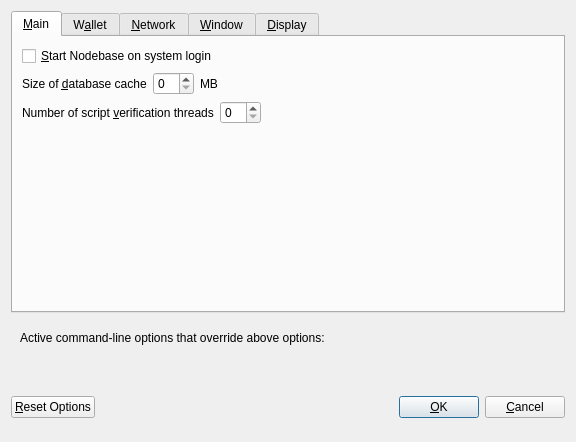
<?xml version="1.0" encoding="UTF-8"?>
<ui version="4.0">
 <class>OptionsDialog</class>
 <widget class="QDialog" name="OptionsDialog">
  <property name="geometry">
   <rect>
    <x>0</x>
    <y>0</y>
    <width>576</width>
    <height>442</height>
   </rect>
  </property>
  <property name="windowTitle">
   <string>Options</string>
  </property>
  <property name="modal">
   <bool>true</bool>
  </property>
  <layout class="QVBoxLayout" name="verticalLayout">
   <item>
    <widget class="QTabWidget" name="tabWidget">
     <property name="currentIndex">
      <number>0</number>
     </property>
     <widget class="QWidget" name="tabMain">
      <attribute name="title">
       <string>&amp;Main</string>
      </attribute>
      <layout class="QVBoxLayout" name="verticalLayout_Main">
       <item>
        <widget class="QCheckBox" name="bitcoinAtStartup">
         <property name="toolTip">
          <string>Automatically start Nodebase after logging in to the system.</string>
         </property>
         <property name="text">
          <string>&amp;Start Nodebase on system login</string>
         </property>
        </widget>
       </item>
       <item>
        <layout class="QHBoxLayout" name="horizontalLayout_2_Main">
         <item>
          <widget class="QLabel" name="databaseCacheLabel">
           <property name="text">
            <string>Size of &amp;database cache</string>
           </property>
           <property name="textFormat">
            <enum>Qt::PlainText</enum>
           </property>
           <property name="buddy">
            <cstring>databaseCache</cstring>
           </property>
          </widget>
         </item>
         <item>
          <widget class="QSpinBox" name="databaseCache"/>
         </item>
         <item>
          <widget class="QLabel" name="databaseCacheUnitLabel">
           <property name="text">
            <string>MB</string>
           </property>
           <property name="textFormat">
            <enum>Qt::PlainText</enum>
           </property>
          </widget>
         </item>
         <item>
          <spacer name="horizontalSpacer_2_Main">
           <property name="orientation">
            <enum>Qt::Horizontal</enum>
           </property>
           <property name="sizeHint" stdset="0">
            <size>
             <width>40</width>
             <height>20</height>
            </size>
           </property>
          </spacer>
         </item>
        </layout>
       </item>
       <item>
        <layout class="QHBoxLayout" name="horizontalLayout_3_Main">
         <item>
          <widget class="QLabel" name="threadsScriptVerifLabel">
           <property name="text">
            <string>Number of script &amp;verification threads</string>
           </property>
           <property name="textFormat">
            <enum>Qt::PlainText</enum>
           </property>
           <property name="buddy">
            <cstring>threadsScriptVerif</cstring>
           </property>
          </widget>
         </item>
         <item>
          <widget class="QSpinBox" name="threadsScriptVerif">
           <property name="toolTip">
            <string>(0 = auto, &lt;0 = leave that many cores free)</string>
           </property>
          </widget>
         </item>
         <item>
          <spacer name="horizontalSpacer_3_Main">
           <property name="orientation">
            <enum>Qt::Horizontal</enum>
           </property>
           <property name="sizeHint" stdset="0">
            <size>
             <width>40</width>
             <height>20</height>
            </size>
           </property>
          </spacer>
         </item>
        </layout>
       </item>
       <item>
        <spacer name="verticalSpacer_2">
         <property name="orientation">
          <enum>Qt::Vertical</enum>
         </property>
         <property name="sizeHint" stdset="0">
          <size>
           <width>20</width>
           <height>40</height>
          </size>
         </property>
        </spacer>
       </item>
       <!--
       <item>
        <widget class="QCheckBox" name="checkBoxZeromintEnable">
         <property name="toolTip">
          <string>Enable automatic minting of NDB units to zNDB</string>
         </property>
         <property name="layoutDirection">
          <enum>Qt::LeftToRight</enum>
         </property>
         <property name="text">
          <string>Enable zNDB Automint</string>
         </property>
        </widget>
       </item>
       <item>
        <layout class="QHBoxLayout" name="horizontalLayout_3">
         <item>
          <widget class="QLabel" name="percentage_label">
           <property name="toolTip">
            <string>Percentage of incoming NDB which get automatically converted to zNDB via Zerocoin Protocol (min: 10%)</string>
           </property>
           <property name="text">
            <string>Percentage of autominted zNDB</string>
           </property>
          </widget>
         </item>
         <item>
          <widget class="QSpinBox" name="zeromintPercentage">
           <property name="minimum">
            <number>1</number>
           </property>
           <property name="maximum">
            <number>100</number>
           </property>
          </widget>
         </item>
        </layout>
       </item>
       <item>
        <layout class="QHBoxLayout" name="horizontalLayout" stretch="0,0">
         <property name="sizeConstraint">
          <enum>QLayout::SetFixedSize</enum>
         </property>
         <item>
          <widget class="QLabel" name="labelPreferredDenom">
           <property name="maximumSize">
            <size>
             <width>16777215</width>
             <height>16777215</height>
            </size>
           </property>
           <property name="toolTip">
            <string>Wait with automatic conversion to Zerocoin until enough NDB for this denomination is available</string>
           </property>
           <property name="text">
            <string>Preferred Automint zNDB Denomination</string>
           </property>
          </widget>
         </item>
         <item>
          <widget class="QComboBox" name="preferredDenom">
           <property name="maximumSize">
            <size>
             <width>16777215</width>
             <height>27</height>
            </size>
           </property>
           <property name="toolTip">
            <string>Wait with automatic conversion to Zerocoin until enough NDB for this denomination is available</string>
           </property>
           <property name="maxVisibleItems">
            <number>9</number>
           </property>
           <property name="maxCount">
            <number>9</number>
           </property>
          </widget>
         </item>
        </layout>
       </item>
   -->
      </layout>
     </widget>
     <widget class="QWidget" name="tabWallet">
      <attribute name="title">
       <string>W&amp;allet</string>
      </attribute>
      <layout class="QVBoxLayout" name="verticalLayout_Wallet">
       <item>
        <layout class="QHBoxLayout" name="horizontalLayout_2_Wallet">
         <item>
          <widget class="QLabel" name="labelStakeSplitThresholdText">
           <property name="text">
            <string>Stake split threshold:</string>
           </property>
          </widget>
         </item>
         <item>
          <widget class="QSpinBox" name="spinBoxStakeSplitThreshold">
           <property name="minimum">
            <number>1</number>
           </property>
           <property name="maximum">
            <number>999999</number>
           </property>
          </widget>
         </item>
        </layout>
       </item>
       <item>
        <widget class="QGroupBox" name="groupBox">
         <property name="title">
          <string>Expert</string>
         </property>
         <layout class="QVBoxLayout" name="verticalLayout_2">
          <item>
           <widget class="QCheckBox" name="coinControlFeatures">
            <property name="toolTip">
             <string>Whether to show coin control features or not.</string>
            </property>
            <property name="text">
             <string>Enable coin &amp;control features</string>
            </property>
           </widget>
          </item>
          <item>
           <widget class="QCheckBox" name="showMasternodesTab">
            <property name="toolTip">
             <string>Show additional tab listing all your masternodes in first sub-tab&lt;br/&gt;and all masternodes on the network in second sub-tab.</string>
            </property>
            <property name="text">
             <string>Show Masternodes Tab</string>
            </property>
           </widget>
          </item>
          <item>
           <widget class="QCheckBox" name="spendZeroConfChange">
            <property name="toolTip">
             <string>If you disable the spending of unconfirmed change, the change from a transaction&lt;br/&gt;cannot be used until that transaction has at least one confirmation.&lt;br/&gt;This also affects how your balance is computed.</string>
            </property>
            <property name="text">
             <string>&amp;Spend unconfirmed change</string>
            </property>
           </widget>
          </item>
         </layout>
        </widget>
       </item>
       <item>
        <spacer name="verticalSpacer_Wallet">
         <property name="orientation">
          <enum>Qt::Vertical</enum>
         </property>
         <property name="sizeHint" stdset="0">
          <size>
           <width>20</width>
           <height>40</height>
          </size>
         </property>
        </spacer>
       </item>
      </layout>
     </widget>
     <widget class="QWidget" name="tabNetwork">
      <attribute name="title">
       <string>&amp;Network</string>
      </attribute>
      <layout class="QVBoxLayout" name="verticalLayout_Network">
       <item>
        <widget class="QCheckBox" name="mapPortUpnp">
         <property name="toolTip">
          <string>Automatically open the Nodebase client port on the router. This only works when your router supports UPnP and it is enabled.</string>
         </property>
         <property name="text">
          <string>Map port using &amp;UPnP</string>
         </property>
        </widget>
       </item>
       <item>
        <widget class="QCheckBox" name="allowIncoming">
         <property name="toolTip">
          <string>Accept connections from outside</string>
         </property>
         <property name="text">
          <string>Allow incoming connections</string>
         </property>
        </widget>
       </item>
       <item>
        <widget class="QCheckBox" name="connectSocks">
         <property name="toolTip">
          <string>Connect to the Nodebase network through a SOCKS5 proxy.</string>
         </property>
         <property name="text">
          <string>&amp;Connect through SOCKS5 proxy (default proxy):</string>
         </property>
        </widget>
       </item>
       <item>
        <layout class="QHBoxLayout" name="horizontalLayout_1_Network">
         <item>
          <widget class="QLabel" name="proxyIpLabel">
           <property name="text">
            <string>Proxy &amp;IP:</string>
           </property>
           <property name="textFormat">
            <enum>Qt::PlainText</enum>
           </property>
           <property name="buddy">
            <cstring>proxyIp</cstring>
           </property>
          </widget>
         </item>
         <item>
          <widget class="QValidatedLineEdit" name="proxyIp">
           <property name="minimumSize">
            <size>
             <width>140</width>
             <height>0</height>
            </size>
           </property>
           <property name="maximumSize">
            <size>
             <width>140</width>
             <height>16777215</height>
            </size>
           </property>
           <property name="toolTip">
            <string>IP address of the proxy (e.g. IPv4: 127.0.0.1 / IPv6: ::1)</string>
           </property>
          </widget>
         </item>
         <item>
          <widget class="QLabel" name="proxyPortLabel">
           <property name="text">
            <string>&amp;Port:</string>
           </property>
           <property name="textFormat">
            <enum>Qt::PlainText</enum>
           </property>
           <property name="buddy">
            <cstring>proxyPort</cstring>
           </property>
          </widget>
         </item>
         <item>
          <widget class="QLineEdit" name="proxyPort">
           <property name="minimumSize">
            <size>
             <width>55</width>
             <height>0</height>
            </size>
           </property>
           <property name="maximumSize">
            <size>
             <width>55</width>
             <height>16777215</height>
            </size>
           </property>
           <property name="toolTip">
            <string>Port of the proxy (e.g. 9050)</string>
           </property>
          </widget>
         </item>
         <item>
          <spacer name="horizontalSpacer_1_Network">
           <property name="orientation">
            <enum>Qt::Horizontal</enum>
           </property>
           <property name="sizeHint" stdset="0">
            <size>
             <width>40</width>
             <height>20</height>
            </size>
           </property>
          </spacer>
         </item>
        </layout>
       </item>
       <item>
        <spacer name="verticalSpacer_Network">
         <property name="orientation">
          <enum>Qt::Vertical</enum>
         </property>
         <property name="sizeHint" stdset="0">
          <size>
           <width>20</width>
           <height>40</height>
          </size>
         </property>
        </spacer>
       </item>
      </layout>
     </widget>
     <widget class="QWidget" name="tabWindow">
      <attribute name="title">
       <string>&amp;Window</string>
      </attribute>
      <layout class="QVBoxLayout" name="verticalLayout_Window">
       <item>
        <widget class="QCheckBox" name="minimizeToTray">
         <property name="toolTip">
          <string>Show only a tray icon after minimizing the window.</string>
         </property>
         <property name="text">
          <string>&amp;Minimize to the tray instead of the taskbar</string>
         </property>
        </widget>
       </item>
       <item>
        <widget class="QCheckBox" name="minimizeOnClose">
         <property name="toolTip">
          <string>Minimize instead of exit the application when the window is closed. When this option is enabled, the application will be closed only after selecting Quit in the menu.</string>
         </property>
         <property name="text">
          <string>M&amp;inimize on close</string>
         </property>
        </widget>
       </item>
       <item>
        <spacer name="verticalSpacer_Window">
         <property name="orientation">
          <enum>Qt::Vertical</enum>
         </property>
         <property name="sizeHint" stdset="0">
          <size>
           <width>20</width>
           <height>40</height>
          </size>
         </property>
        </spacer>
       </item>
      </layout>
     </widget>
     <widget class="QWidget" name="tabDisplay">
      <attribute name="title">
       <string>&amp;Display</string>
      </attribute>
      <layout class="QVBoxLayout" name="verticalLayout_Display">
       <item>
        <layout class="QHBoxLayout" name="horizontalLayout_1_Display">
         <item>
          <widget class="QLabel" name="langLabel">
           <property name="text">
            <string>User Interface &amp;language:</string>
           </property>
           <property name="textFormat">
            <enum>Qt::PlainText</enum>
           </property>
           <property name="buddy">
            <cstring>lang</cstring>
           </property>
          </widget>
         </item>
         <item>
          <widget class="QValueComboBox" name="lang">
           <property name="toolTip">
            <string>The user interface language can be set here. This setting will take effect after restarting Nodebase.</string>
           </property>
          </widget>
         </item>
        </layout>
       </item>
       <item>
        <widget class="QLabel" name="label_3">
         <property name="toolTip">
          <string notr="true"/>
         </property>
         <property name="statusTip">
          <string notr="true"/>
         </property>
         <property name="whatsThis">
          <string notr="true"/>
         </property>
         <property name="accessibleName">
          <string notr="true"/>
         </property>
         <property name="text">
          <string>Language missing or translation incomplete? Help contributing translations here:
https://www.transifex.com/nodebase-project/nodebase-project-translations</string>
         </property>
         <property name="wordWrap">
          <bool>true</bool>
         </property>
         <property name="openExternalLinks">
          <bool>true</bool>
         </property>
         <property name="textInteractionFlags">
          <set>Qt::TextBrowserInteraction</set>
         </property>
        </widget>
       </item>
       <item>
        <layout class="QHBoxLayout" name="horizontalLayout_4_Display" stretch="0,0">
         <item>
          <widget class="QLabel" name="themeLabel">
           <property name="text">
            <string>User Interface Theme:</string>
           </property>
          </widget>
         </item>
         <item>
          <widget class="QValueComboBox" name="theme"/>
         </item>
        </layout>
       </item>
       <item>
        <widget class="Line" name="line">
         <property name="orientation">
          <enum>Qt::Horizontal</enum>
         </property>
        </widget>
       </item>
       <item>
        <layout class="QHBoxLayout" name="horizontalLayout_2_Display">
         <item>
          <widget class="QLabel" name="unitLabel">
           <property name="text">
            <string>&amp;Unit to show amounts in:</string>
           </property>
           <property name="textFormat">
            <enum>Qt::PlainText</enum>
           </property>
           <property name="buddy">
            <cstring>unit</cstring>
           </property>
          </widget>
         </item>
         <item>
          <widget class="QValueComboBox" name="unit">
           <property name="toolTip">
            <string>Choose the default subdivision unit to show in the interface and when sending coins.</string>
           </property>
          </widget>
         </item>
        </layout>
       </item>
       <item>
        <layout class="QHBoxLayout" name="horizontalLayout_5_Display">
         <item>
          <widget class="QLabel" name="digitsLabel">
           <property name="text">
            <string>Decimal digits</string>
           </property>
          </widget>
         </item>
         <item>
          <widget class="QValueComboBox" name="digits"/>
         </item>
        </layout>
       </item>
       <item>
        <widget class="QCheckBox" name="checkBoxHideZeroBalances">
         <property name="toolTip">
          <string>Hide empty balances</string>
         </property>
         <property name="layoutDirection">
          <enum>Qt::LeftToRight</enum>
         </property>
         <property name="text">
          <string>Hide empty balances</string>
         </property>
        </widget>
       </item>
       <item>
        <layout class="QHBoxLayout" name="horizontalLayout_3_Display">
         <item>
          <widget class="QLabel" name="thirdPartyTxUrlsLabel">
           <property name="toolTip">
            <string>Third party URLs (e.g. a block explorer) that appear in the transactions tab as context menu items. %s in the URL is replaced by transaction hash. Multiple URLs are separated by vertical bar |.</string>
           </property>
           <property name="text">
            <string>Third party transaction URLs</string>
           </property>
           <property name="buddy">
            <cstring>thirdPartyTxUrls</cstring>
           </property>
          </widget>
         </item>
         <item>
          <widget class="QLineEdit" name="thirdPartyTxUrls">
           <property name="toolTip">
            <string>Third party URLs (e.g. a block explorer) that appear in the transactions tab as context menu items. %s in the URL is replaced by transaction hash. Multiple URLs are separated by vertical bar |.</string>
           </property>
          </widget>
         </item>
        </layout>
       </item>
       <item>
        <spacer name="verticalSpacer">
         <property name="orientation">
          <enum>Qt::Vertical</enum>
         </property>
         <property name="sizeHint" stdset="0">
          <size>
           <width>20</width>
           <height>40</height>
          </size>
         </property>
        </spacer>
       </item>
      </layout>
     </widget>
    </widget>
   </item>
   <item>
    <widget class="QFrame" name="frame">
     <layout class="QVBoxLayout" name="verticalLayout_Bottom">
      <item>
       <layout class="QHBoxLayout" name="horizontalLayout_Bottom">
        <item>
         <widget class="QLabel" name="overriddenByCommandLineInfoLabel">
          <property name="text">
           <string>Active command-line options that override above options:</string>
          </property>
          <property name="textFormat">
           <enum>Qt::PlainText</enum>
          </property>
         </widget>
        </item>
        <item>
         <spacer name="horizontalSpacer_Bottom">
          <property name="orientation">
           <enum>Qt::Horizontal</enum>
          </property>
          <property name="sizeHint" stdset="0">
           <size>
            <width>40</width>
            <height>20</height>
           </size>
          </property>
         </spacer>
        </item>
       </layout>
      </item>
      <item>
       <widget class="QLabel" name="overriddenByCommandLineLabel">
        <property name="text">
         <string/>
        </property>
        <property name="textFormat">
         <enum>Qt::PlainText</enum>
        </property>
        <property name="wordWrap">
         <bool>true</bool>
        </property>
       </widget>
      </item>
     </layout>
    </widget>
   </item>
   <item>
    <layout class="QHBoxLayout" name="horizontalLayout_Buttons">
     <item>
      <widget class="QPushButton" name="resetButton">
       <property name="toolTip">
        <string>Reset all client options to default.</string>
       </property>
       <property name="text">
        <string>&amp;Reset Options</string>
       </property>
       <property name="autoDefault">
        <bool>false</bool>
       </property>
      </widget>
     </item>
     <item>
      <spacer name="horizontalSpacer_1">
       <property name="orientation">
        <enum>Qt::Horizontal</enum>
       </property>
       <property name="sizeHint" stdset="0">
        <size>
         <width>40</width>
         <height>48</height>
        </size>
       </property>
      </spacer>
     </item>
     <item>
      <widget class="QLabel" name="statusLabel">
       <property name="minimumSize">
        <size>
         <width>200</width>
         <height>0</height>
        </size>
       </property>
       <property name="font">
        <font>
         <weight>75</weight>
         <bold>true</bold>
        </font>
       </property>
       <property name="text">
        <string/>
       </property>
       <property name="textFormat">
        <enum>Qt::PlainText</enum>
       </property>
       <property name="wordWrap">
        <bool>true</bool>
       </property>
      </widget>
     </item>
     <item>
      <spacer name="horizontalSpacer_2">
       <property name="orientation">
        <enum>Qt::Horizontal</enum>
       </property>
       <property name="sizeHint" stdset="0">
        <size>
         <width>40</width>
         <height>48</height>
        </size>
       </property>
      </spacer>
     </item>
     <item>
      <widget class="QPushButton" name="okButton">
       <property name="text">
        <string>&amp;OK</string>
       </property>
       <property name="autoDefault">
        <bool>false</bool>
       </property>
       <property name="default">
        <bool>true</bool>
       </property>
      </widget>
     </item>
     <item>
      <widget class="QPushButton" name="cancelButton">
       <property name="text">
        <string>&amp;Cancel</string>
       </property>
       <property name="autoDefault">
        <bool>false</bool>
       </property>
      </widget>
     </item>
    </layout>
   </item>
  </layout>
 </widget>
 <customwidgets>
  <customwidget>
   <class>QValidatedLineEdit</class>
   <extends>QLineEdit</extends>
   <header>qvalidatedlineedit.h</header>
  </customwidget>
  <customwidget>
   <class>QValueComboBox</class>
   <extends>QComboBox</extends>
   <header>qvaluecombobox.h</header>
  </customwidget>
 </customwidgets>
 <resources/>
 <connections/>
</ui>
